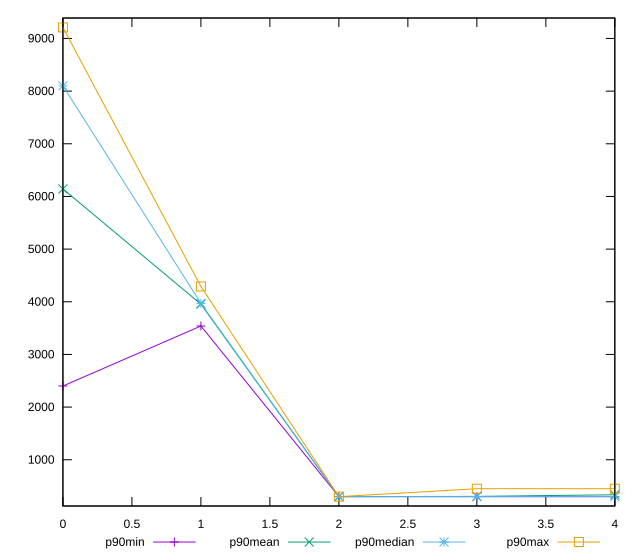

This chart was generated by the following gnuplot code:
reset

$p90Min <<EOF
0 2400
1 3540
2 300
3 300
4 300
EOF

$p90Mean <<EOF
0 6142.340425531915
1 3954.7872340425533
2 300
3 304.6808510638298
4 335.1063829787234
EOF

$p90Median <<EOF
0 8100
1 3970
2 300
3 300
4 300
EOF

$p90Max <<EOF
0 9210
1 4290
2 300
3 450
4 450
EOF

set key outside below
set xrange [0:4]
set yrange [121.79999999999998:9388.2]
set trange [121.79999999999998:9388.2]
set terminal svg size 640, 560 enhanced background rgb 'white'
set output "report_00025_2021-02-22T21:38:55.199Z/uses-text-compression/progression/value.svg"

plot $p90Min title "p90min" with linespoints, \
     $p90Mean title "p90mean" with linespoints, \
     $p90Median title "p90median" with linespoints, \
     $p90Max title "p90max" with linespoints

reset
